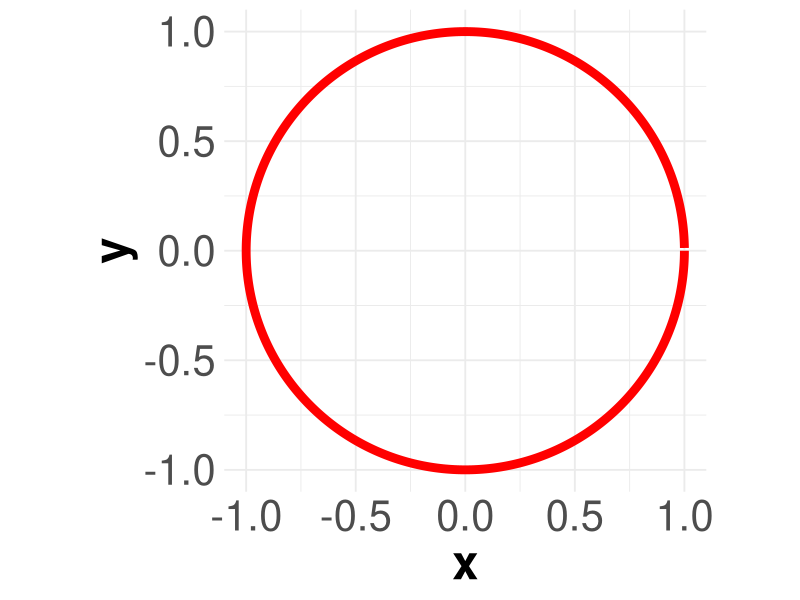
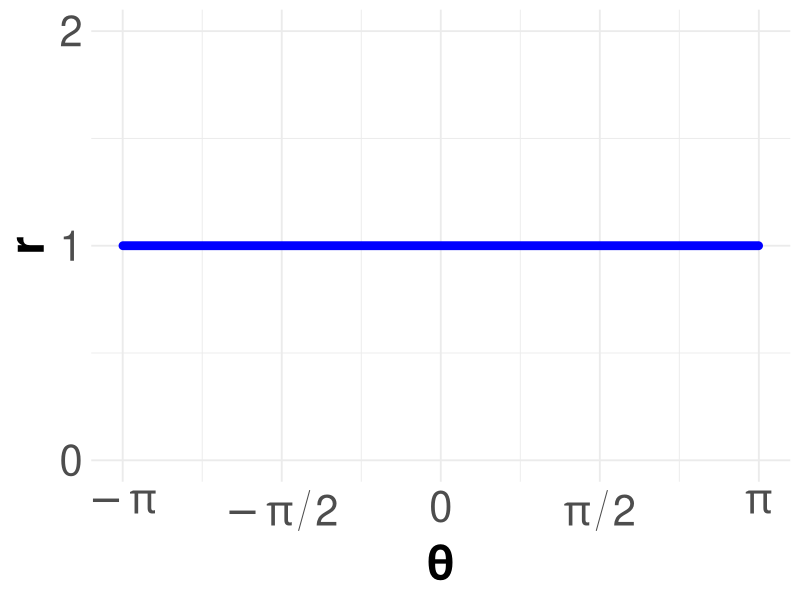
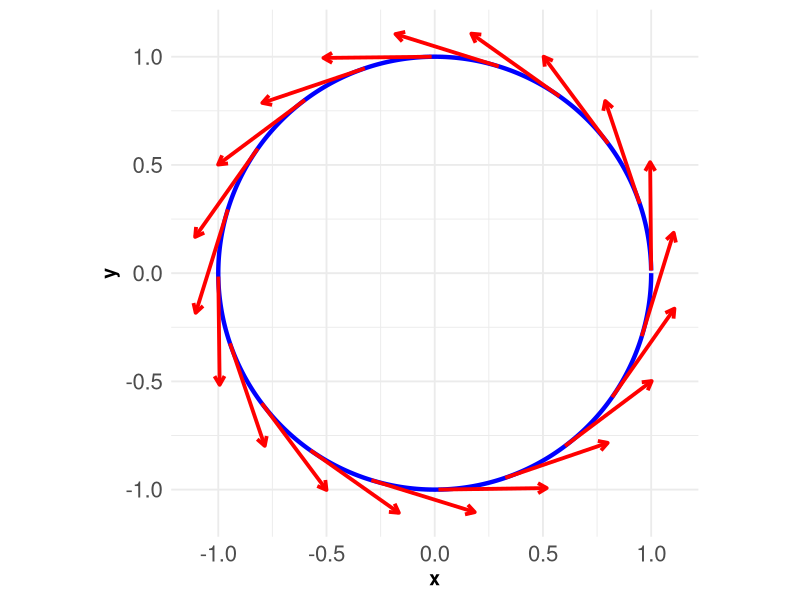
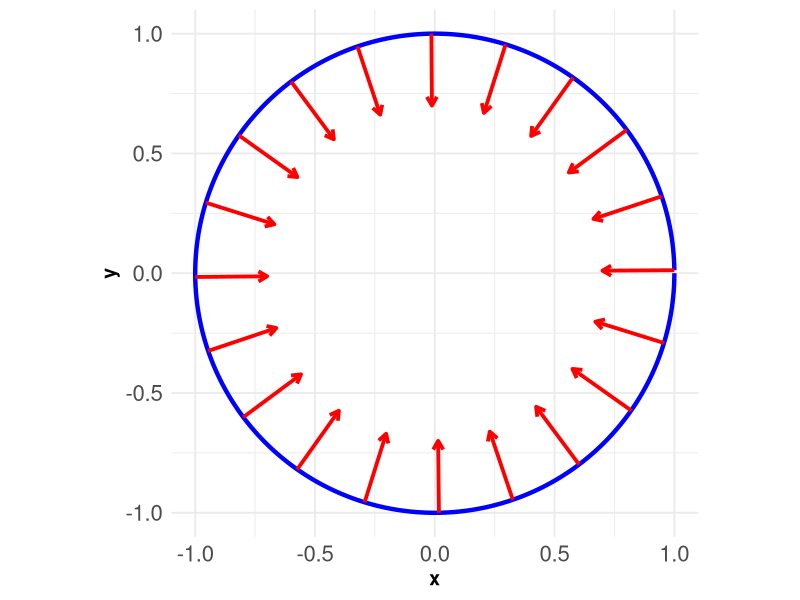
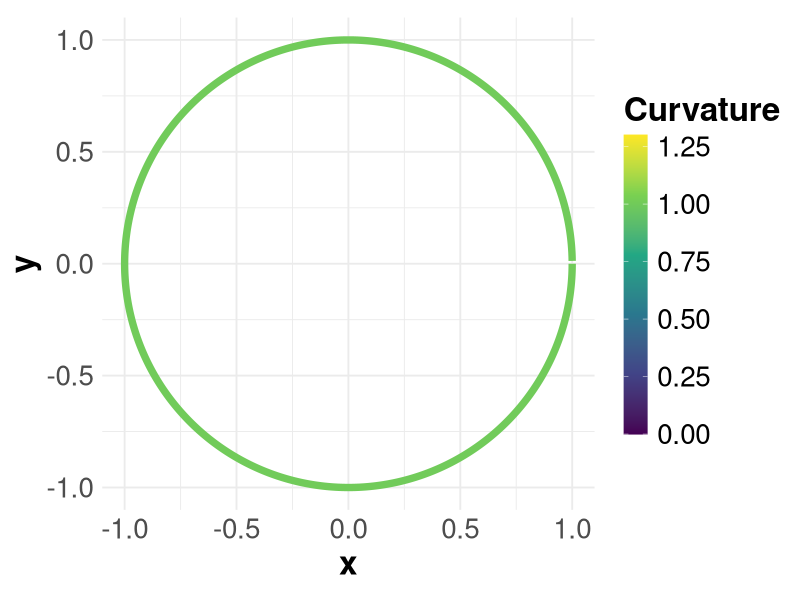

Reproduce these figures in R, in order.
# This script looks at curves in different ways:
# Cartesian vs polar coordinates, velocity, acceleration,
# and curvature. Each is then visualised.

library(ggplot2)

# Parametric definition of a circle
t <- seq(0,2*pi,length.out=1000)
x <- cos(t)
y <- sin(t)

# Approximate velocity and acceleration using finite differences
dt <- t[2]-t[1]
vx <- c(NA,diff(x)/dt)
vy <- c(NA,diff(y)/dt)
ax <- c(NA,diff(vx)/dt)
ay <- c(NA,diff(vy)/dt)

# Remove initial NA values from differentiation
valid_idx <- 3:length(t)
t <- t[valid_idx]
x <- x[valid_idx]
y <- y[valid_idx]
vx <- vx[valid_idx]
vy <- vy[valid_idx]
ax <- ax[valid_idx]
ay <- ay[valid_idx]

# Cartesian coordinates plot
df_cartesian <- data.frame(t=t,x=x,y=y)
plot1 <- ggplot(df_cartesian,aes(x=x,y =y))+geom_path(color="red",size=3)+
  coord_equal()+labs(x="x",y ="y")+theme_minimal(base_size=14)+
  theme(axis.title=element_text(size=34,face="bold"),
        axis.text=element_text(size=30))

# Convert to polar coordinates
r <- sqrt((df_cartesian$x)^2 + (df_cartesian$y)^2)
theta <- atan2(df_cartesian$y,df_cartesian$x) 
df_polar <- data.frame(theta=theta,r=r)

# Polar plot
plot2 <- ggplot(df_polar, aes(theta,r))+geom_path(color="blue",size=3)+
  labs(x="θ",y="r")+scale_x_continuous(breaks=c(-pi,-pi/2,0,pi/2,pi),
                                       labels=c(expression(-pi), expression(-pi/2),"0",
                                                expression(pi/2), expression(pi)))+
  scale_y_continuous(limits=c(0,2),breaks=0:4)+theme_minimal(base_size=14)+
  theme(axis.title=element_text(size=34,face="bold"),
        axis.text=element_text(size=30))

# Velocity vectors along the curve
df_velocity <- data.frame(x=x,y=y,vx=vx,vy=vy)
df_arrows <- df_velocity[seq(1,nrow(df_velocity),by=50), ]
plot3 <- ggplot(df_velocity,aes(x=x,y=y))+geom_path(color="blue",linewidth=1.5)+
  geom_segment(data=df_arrows,aes(xend=x+0.5*vx,yend=y+0.5*vy),
               arrow=arrow(length=unit(0.1,"inches")),color="red",linewidth=1.3)+
  coord_equal()+labs(x="x",y ="y")+theme_minimal(base_size=14)+
  theme(axis.title=element_text(face="bold"),axis.text=element_text(siz =16))

# Acceleration vectors along the curve
df_acceleration <- data.frame(x=x,y=y,ax=ax,ay=ay)
df_arrows <- df_acceleration[seq(1,nrow(df_acceleration),by=50), ]
plot4 <- ggplot(df_acceleration,aes(x=x,y=y))+
  geom_path(color="blue",linewidth=1.5)+geom_segment(data=df_arrows,
                                                     aes(xend=x+0.3*ax,yend=y+0.3*ay),arrow=arrow(length=unit(0.1,"inches")),
                                                     color="red",linewidth=1.3)+coord_equal()+labs(x="x",y ="y")+
  theme_minimal(base_size=14)+theme(axis.title=element_text(face="bold"),
                                    axis.text=element_text(siz =16))

# Curvature calculation from velocity and acceleration
curvature <- abs(vx*ay-vy*ax)/((vx^2+vy^2)^(3/2))
curvature[is.na(curvature)] <- 1.3
df_velocity$curvature <- curvature
range(df_velocity$curvature)

# Plot coloured by curvature
plot5 <- ggplot(df_velocity,aes(x=x,y=y,color=curvature))+
  geom_path(linewidth=2.5)+coord_equal()+
  scale_color_viridis_c(limits=c(0,1.3),oob=scales::squish)+
  labs(x ="x",y ="y",color ="Curvature")+theme_minimal(base_size=14)+
  theme(axis.title=element_text(size=24,face="bold"),
        axis.text=element_text(size=20),legend.position="right",
        legend.key.height=unit(3,"lines"),
        legend.title=element_text(size=24,face="bold"),
        legend.text=element_text(size=20))
